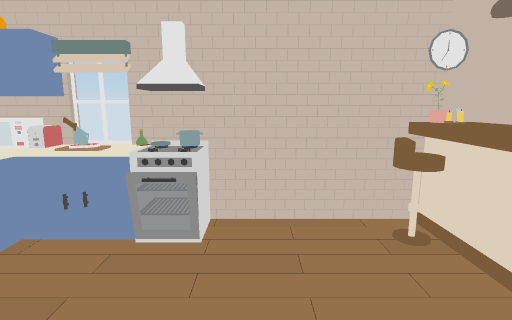
view 1 (above)

12 first-person views from a walk through a scene from a Unity 3-D project. The camera is 1.3 m above the floor, tilts 10° down and sees 80° across. Doors are open. The floor is counted in squares, 0.5 m on a side. Each view is taken from the middle of a square. On the plan, view 1 faces up. The plan holds only what a view shows up to about 20 squares ahead; the rest is blank. The place goes on beyond the plan. The player is left out. Some surface patterns are stand-ins.

view 2
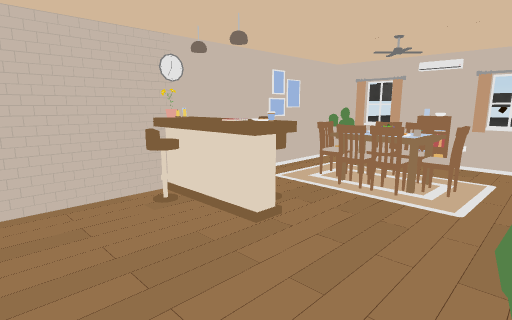

view 3
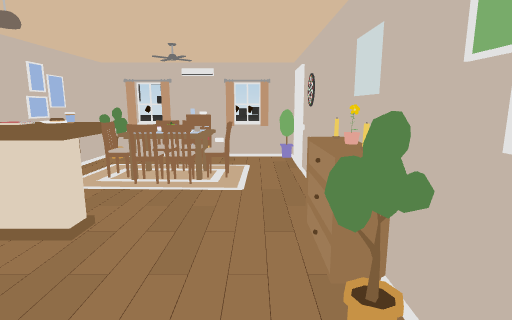

view 4
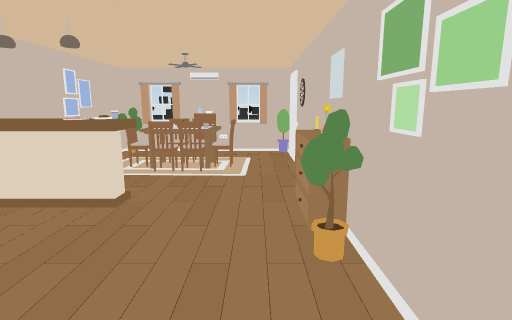

view 5
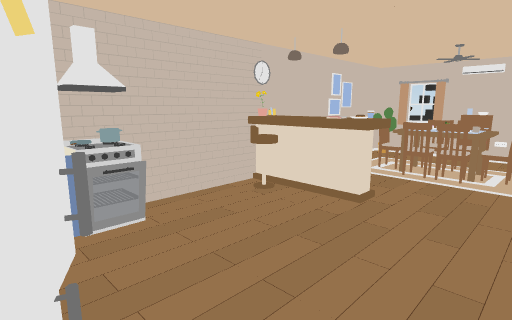

view 6
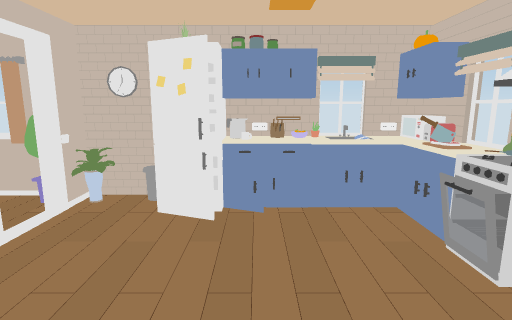

view 7
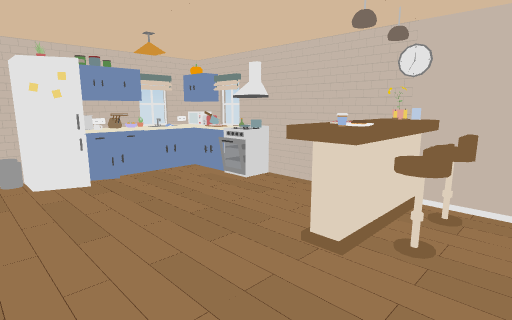

view 8
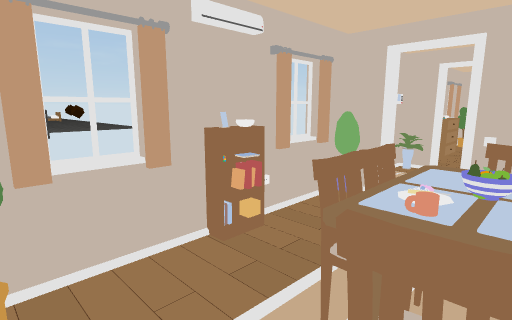

view 9
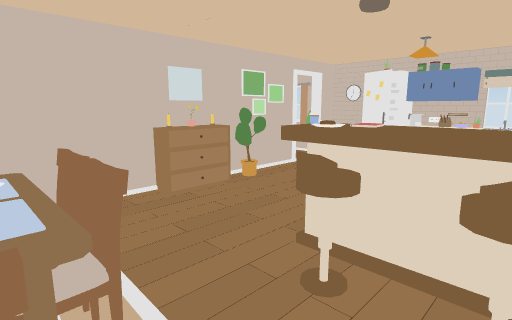

view 10
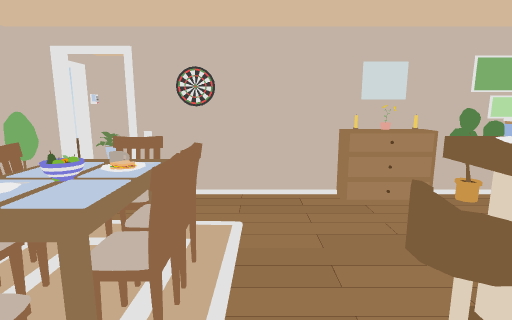

view 11
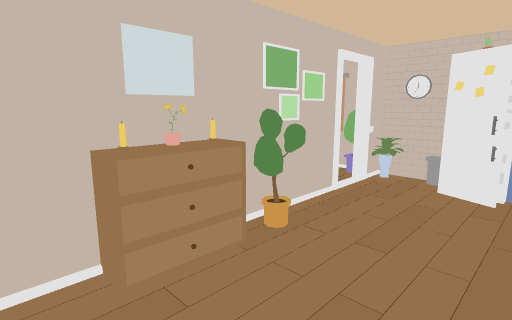

view 12
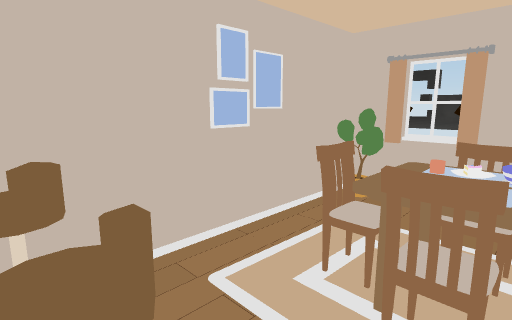

### Floor plan
Key: @ floor where view 1 was taken; # wall or solid block; . floor; D open door; = window, fence, low wall or low ledge; ^ raised ledge; E oven; C chair; N notebook; U cup; A candle; O other object.
Columns run from 6 left of view 1 to 14 right of it. Each row starts with its distance up from view 1.
  7   ##EO###############
  6  ####=...COC#......O#
  5 ##  =#...#OC..    ..#
  4 ## ......#NC..### ..#
  3 ## ......OU#..####..#
  2 ###.......O...####..#
  1 ###...........C###..#
  0 ###...@........##...#
 -1 # ..................#
 -2 #O.....O=^^=........#
 -3 ##DD#####OA######DD##

Where each view was taken, in squares from view 1:
view 1: 0 up, 0 right, facing up
view 2: 2 down, 1 left, facing up-right
view 3: 1 down, 2 left, facing right
view 4: 1 down, 4 left, facing right
view 5: 1 down, 4 left, facing up-right
view 6: 2 up, 3 right, facing left
view 7: 2 down, 7 right, facing up-left
view 8: 6 up, 9 right, facing down-right
view 9: 6 up, 9 right, facing down-left
view 10: 6 up, 7 right, facing down
view 11: 2 up, 6 right, facing down-left
view 12: 2 up, 5 right, facing up-right
